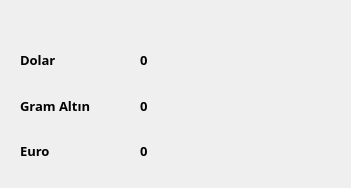
<?xml version="1.0" encoding="UTF-8"?>
<ui version="4.0">
 <class>Form</class>
 <widget class="QWidget" name="Form">
  <property name="geometry">
   <rect>
    <x>0</x>
    <y>0</y>
    <width>351</width>
    <height>188</height>
   </rect>
  </property>
  <property name="windowTitle">
   <string>Form</string>
  </property>
  <widget class="QWidget" name="verticalLayoutWidget">
   <property name="geometry">
    <rect>
     <x>20</x>
     <y>40</y>
     <width>121</width>
     <height>131</height>
    </rect>
   </property>
   <layout class="QVBoxLayout" name="verticalLayout">
    <item>
     <widget class="QLabel" name="label_2">
      <property name="font">
       <font>
        <family>Arial Black</family>
        <pointsize>10</pointsize>
        <weight>75</weight>
        <bold>true</bold>
       </font>
      </property>
      <property name="text">
       <string>Dolar</string>
      </property>
      <property name="textFormat">
       <enum>Qt::AutoText</enum>
      </property>
     </widget>
    </item>
    <item>
     <widget class="QLabel" name="label">
      <property name="font">
       <font>
        <family>Arial Black</family>
        <pointsize>10</pointsize>
        <weight>75</weight>
        <bold>true</bold>
       </font>
      </property>
      <property name="text">
       <string>Gram Altın</string>
      </property>
      <property name="textFormat">
       <enum>Qt::AutoText</enum>
      </property>
     </widget>
    </item>
    <item>
     <widget class="QLabel" name="label_3">
      <property name="font">
       <font>
        <family>Arial Black</family>
        <pointsize>10</pointsize>
        <weight>75</weight>
        <bold>true</bold>
       </font>
      </property>
      <property name="text">
       <string>Euro</string>
      </property>
      <property name="textFormat">
       <enum>Qt::AutoText</enum>
      </property>
     </widget>
    </item>
   </layout>
  </widget>
  <widget class="QWidget" name="verticalLayoutWidget_2">
   <property name="geometry">
    <rect>
     <x>140</x>
     <y>40</y>
     <width>61</width>
     <height>131</height>
    </rect>
   </property>
   <layout class="QVBoxLayout" name="verticalLayout_2">
    <item>
     <widget class="QLabel" name="label_5">
      <property name="font">
       <font>
        <family>Arial Black</family>
        <pointsize>10</pointsize>
        <weight>75</weight>
        <bold>true</bold>
       </font>
      </property>
      <property name="text">
       <string>0</string>
      </property>
      <property name="textFormat">
       <enum>Qt::AutoText</enum>
      </property>
     </widget>
    </item>
    <item>
     <widget class="QLabel" name="label_6">
      <property name="font">
       <font>
        <family>Arial Black</family>
        <pointsize>10</pointsize>
        <weight>75</weight>
        <bold>true</bold>
       </font>
      </property>
      <property name="text">
       <string>0</string>
      </property>
      <property name="textFormat">
       <enum>Qt::AutoText</enum>
      </property>
     </widget>
    </item>
    <item>
     <widget class="QLabel" name="label_4">
      <property name="font">
       <font>
        <family>Arial Black</family>
        <pointsize>10</pointsize>
        <weight>75</weight>
        <bold>true</bold>
       </font>
      </property>
      <property name="text">
       <string>0</string>
      </property>
      <property name="textFormat">
       <enum>Qt::AutoText</enum>
      </property>
     </widget>
    </item>
   </layout>
  </widget>
 </widget>
 <resources/>
 <connections/>
</ui>
